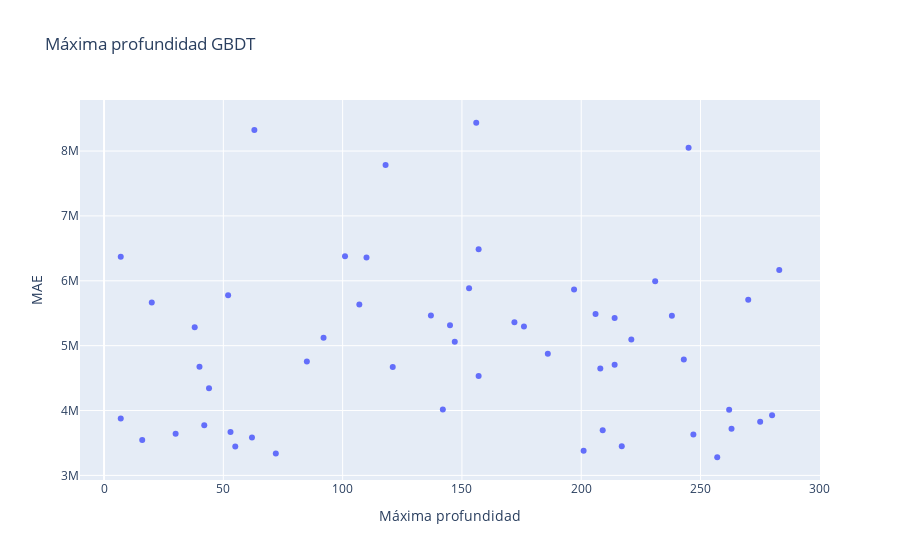

Write notebook code for a chart like this one.
### Code cell
fig = go.Figure(data=go.Scatter(x = Z_gbdt, y = col, mode='markers'))
fig.update_layout(
    title = "Máxima profundidad GBDT",
    xaxis_title = "Máxima profundidad",
    yaxis_title = "MAE")
fig.show()
